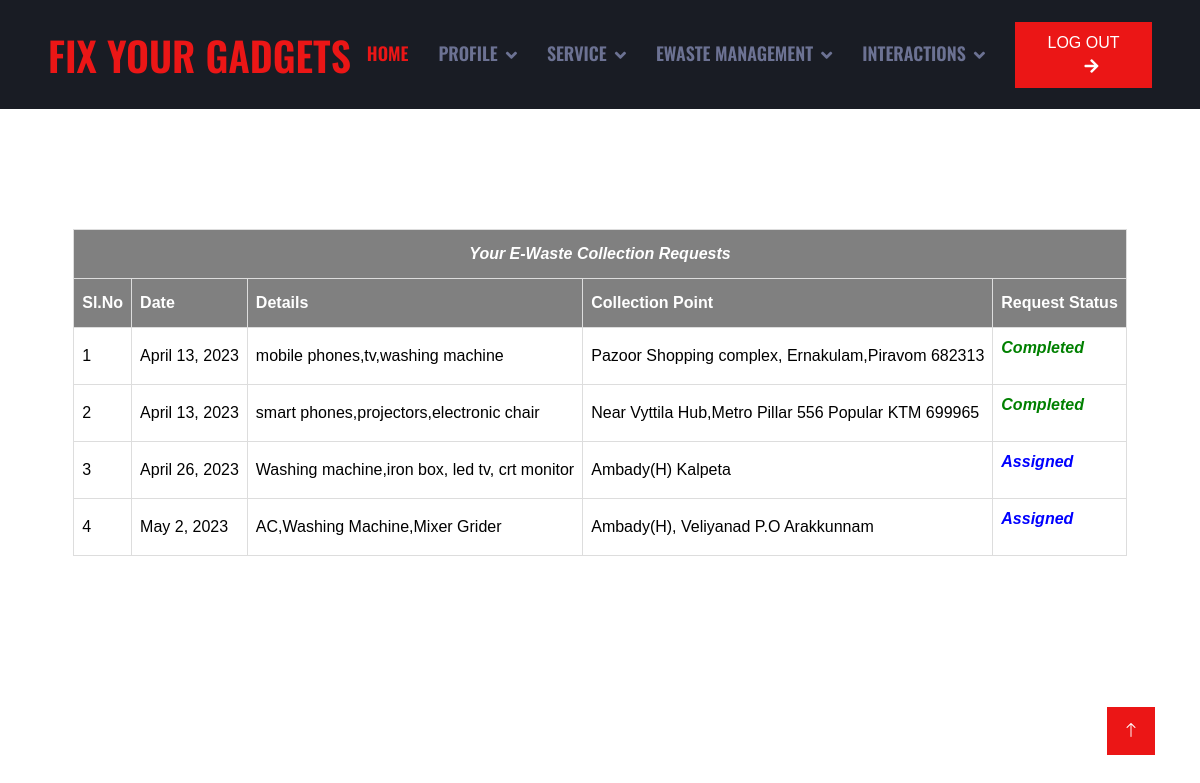
The app's page /User/viewuserewastereq/ (signed in) with its own data.
### User/models.py (models this page shows)
class Ewastebooking(models.Model):
    ewastebooking_details=models.CharField(max_length=50)
    ewastebooking_date=models.DateField(auto_now_add=True)
    ewastebooking_status=models.IntegerField(default=0)
    ewastebooking_collectionpoint=models.CharField(max_length=100)
    user=models.ForeignKey(User,on_delete=models.SET_NULL,null=True)

### User/views.py (the view)
# urls.py: path('viewuserewastereq/', views.ViewUserEWaste,name="viewuserewastereq"),
def ViewUserEWaste(request):
    if 'uid' in request.session:
        ereq=Ewastebooking.objects.filter(user=request.session["uid"])
        return render(request,"User/ViewMyERequests.html",{'res':ereq})
    else:
        return redirect('guest:Home')

### User/Templates/User/ViewMyERequests.html (shortened to what this page needs)
{% extends 'User/Head.html' %}
{% load static %}
{% block content %}
<!DOCTYPE html>
<html lang="en">
<head>
</head>
<body>
    <div id="tab">
    <br>
    <br>
    <br>
    <br>
    <br>
    <table  cellpadding="20px"  align="center" bgcolor="white" >
        <tr>
            <th colspan="10"><i><b><center>Your E-Waste Collection Requests</center></b></i></th>
        </tr>
        <tr>
            <th>Sl.No</th>
            <th>Date</th>
            <th>Details</th>
            <th>Collection Point</th>
            <th>Request Status</th>
        </tr>
       {% for i in res %}
        <tr>
            <td>{{forloop.counter}}</td>
            <td>{{i.ewastebooking_date}}</td>
            <td>{{i.ewastebooking_details}}</td>
            <td>{{i.ewastebooking_collectionpoint}}</td>
            <td>
                {% if i.ewastebooking_status == 0 %}
                <p><font color="red">Pending</font></p>
                {% elif i.ewastebooking_status == 1 %}
                <p><font color="blue"><b><i>Assigned</i></b></font></p>
                {% elif i.ewastebooking_status == 2 %}
                <p><font color="green"><b><i>Completed</i></b></font></p>
                {% endif %}
            </td>
        </tr>
        {% endfor %}
    </table>
  </div>
</body>
</html>
{% endblock content %}

### Guest/static/Main/css/style.css (style rules this page uses)
:root { --primary: #EB1616; --secondary: #191C24; --light: #6C7293; --dark: #000000; }

### Guest/static/form.css (style rules this page uses)
#tab { font-family: "Trebuchet MS", Arial, Helvetica, sans-serif; border-collapse: collapse; width: 100%; }
#tab td, #tab th { border: 1px solid #ddd; padding: 8px; color: black; }
#tab th { padding-top: 12px; padding-bottom: 12px; text-align: left; background-color: gray; color: white; }

### records on screen
Ewastebooking: ewastebooking_date "April 13, 2023", ewastebooking_details "mobile phones,tv,washing machine", ewastebooking_collectionpoint "Pazoor Shopping complex, Ernakulam,Piravom 682313", ewastebooking_status "Completed"
Ewastebooking: ewastebooking_date "April 13, 2023", ewastebooking_details "smart phones,projectors,electronic chair", ewastebooking_collectionpoint "Near Vyttila Hub,Metro Pillar 556 Popular KTM 699965", ewastebooking_status "Completed"
Ewastebooking: ewastebooking_date "April 26, 2023", ewastebooking_details "Washing machine,iron box, led tv, crt monitor", ewastebooking_collectionpoint "Ambady(H) Kalpeta", ewastebooking_status "Assigned"
Ewastebooking: ewastebooking_date "May 2, 2023", ewastebooking_details "AC,Washing Machine,Mixer Grider", ewastebooking_collectionpoint "Ambady(H), Veliyanad P.O Arakkunnam", ewastebooking_status "Assigned"
